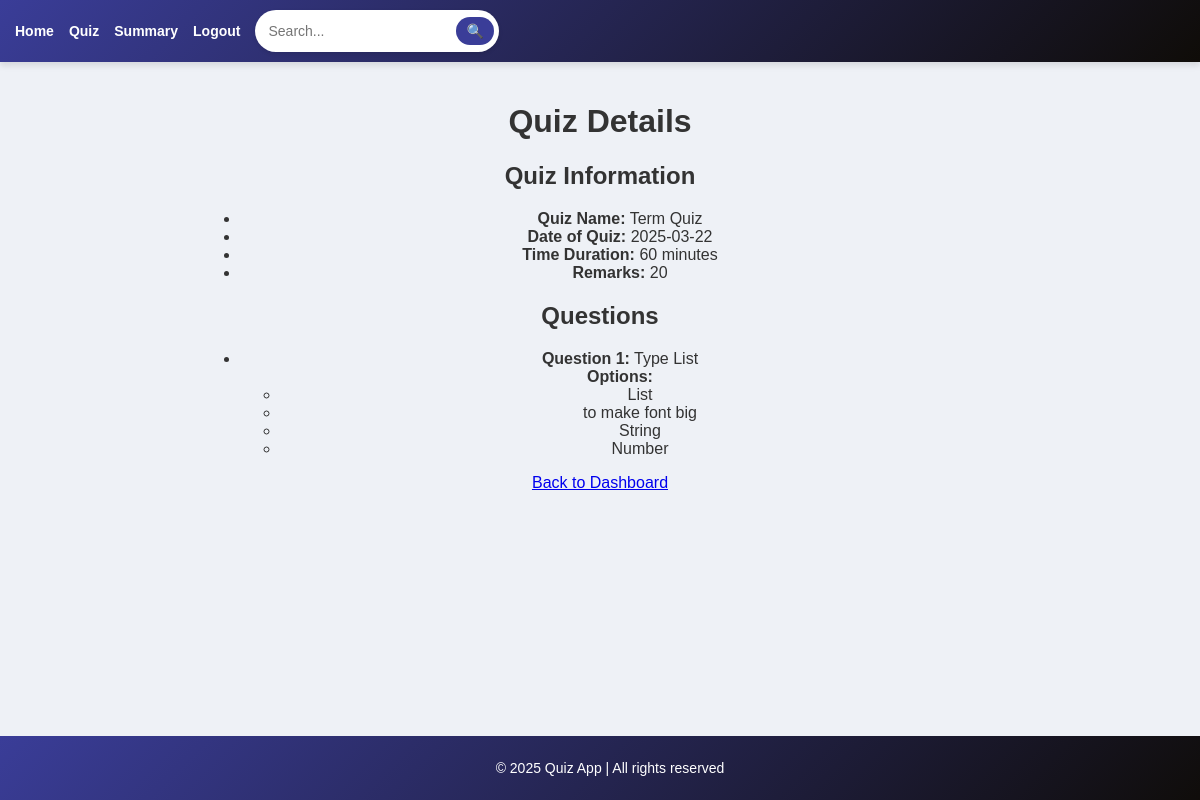
Screenshot of /quiz/2 with the database file from the repository.
### models.py (models this page shows, shortened)
class Quiz(db.Model):
    __tablename__ = 'quiz'
    id = db.Column(db.Integer, primary_key=True)
    chapter_id = db.Column(db.Integer, db.ForeignKey('chapters.id'), nullable=False)
    name = db.Column(db.String(225), unique=True, nullable=False)
    date_of_quiz = db.Column(db.Date, nullable=True)
    time_duration = db.Column(db.Integer, nullable=True)
    remarks = db.Column(db.String(255), nullable=True)
    chapter = db.relationship('Chapter', back_populates='quizzes')
    scores = db.relationship('Score', backref='quiz', lazy=True)

class Question(db.Model):
    __tablename__ = 'questions'
    id = db.Column(db.Integer, primary_key=True)
    question_statement = db.Column(db.String, nullable=False)
    option1 = db.Column(db.String, nullable=False)
    option2 = db.Column(db.String, nullable=False)
    option3 = db.Column(db.String, nullable=False)
    option4 = db.Column(db.String, nullable=False)
    correct_answer = db.Column(db.String, nullable=False)
    chapter_id = db.Column(db.Integer, db.ForeignKey('chapters.id'), nullable=False)
    chapter = db.relationship("Chapter", back_populates="questions")

### app.py (the view)
@app.route('/quiz/<int:quiz_id>', methods=['GET'])
def view_quiz(quiz_id):
    quiz = Quiz.query.filter_by(id=quiz_id).first()
    if not quiz:
        return "Quiz not found", 404
    questions = Question.query.filter_by(chapter_id=quiz.chapter_id).all()
    return render_template('view_quiz.html', quiz=quiz, questions=questions)

### templates/view_quiz.html (shortened to what this page needs)
{% extends 'base.html' %}
{% block content %}
<div class="container">
    <h1 class="text-center">Quiz Details</h1>
    <div class="quiz-details">
        <h2>Quiz Information</h2>
        <ul>
            <li><strong>Quiz Name:</strong> {{ quiz.name }}</li>
            <li><strong>Date of Quiz:</strong> {{ quiz.date_of_quiz }}</li>
            <li><strong>Time Duration:</strong> {{ quiz.time_duration }} minutes</li>
            <li><strong>Remarks:</strong> {{ quiz.remarks }}</li>
        </ul>
    </div>
    <h2>Questions</h2>
    <div class="questions-list">
        <ul>
            {% for question in questions %}
                <li>
                    <strong>Question {{ loop.index }}:</strong> {{ question.question_statement }}<br>
                    <strong>Options:</strong>
                    <ul>
                        <li>{{ question.option1 }}</li>
                        <li>{{ question.option2 }}</li>
                        <li>{{ question.option3 }}</li>
                        <li>{{ question.option4 }}</li>
                    </ul>
                </li>
            {% endfor %}
        </ul>
    </div>
    <div class="text-center">
        <a href="{{ url_for('admin_dashboard') }}" class="btn btn-primary">Back to Dashboard</a>
    </div>
</div>
{% endblock %}

### templates/base.html (style rules this page uses)
body { font-family: 'Poppins', Arial, sans-serif; margin: 0; padding: 0; background-color: #eef1f6; color: #333; }

### rows the page displays
Quiz: name "Term Quiz", date_of_quiz "2025-03-22", time_duration "60", remarks "20"
Question: question_statement "Type List", option1 "List", option2 "to make font big", option3 "String", option4 "Number"
